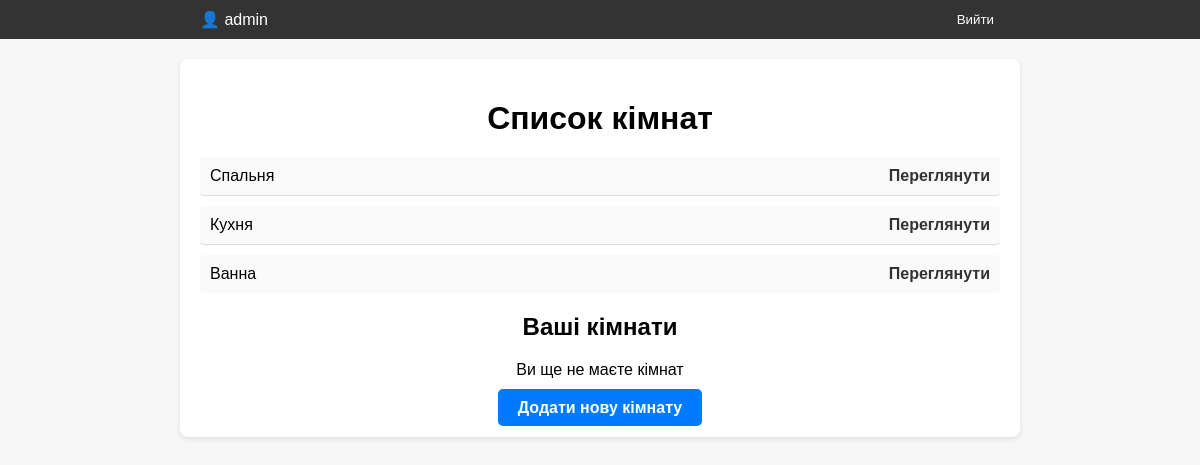
Before: / (signed in) with the older database file.
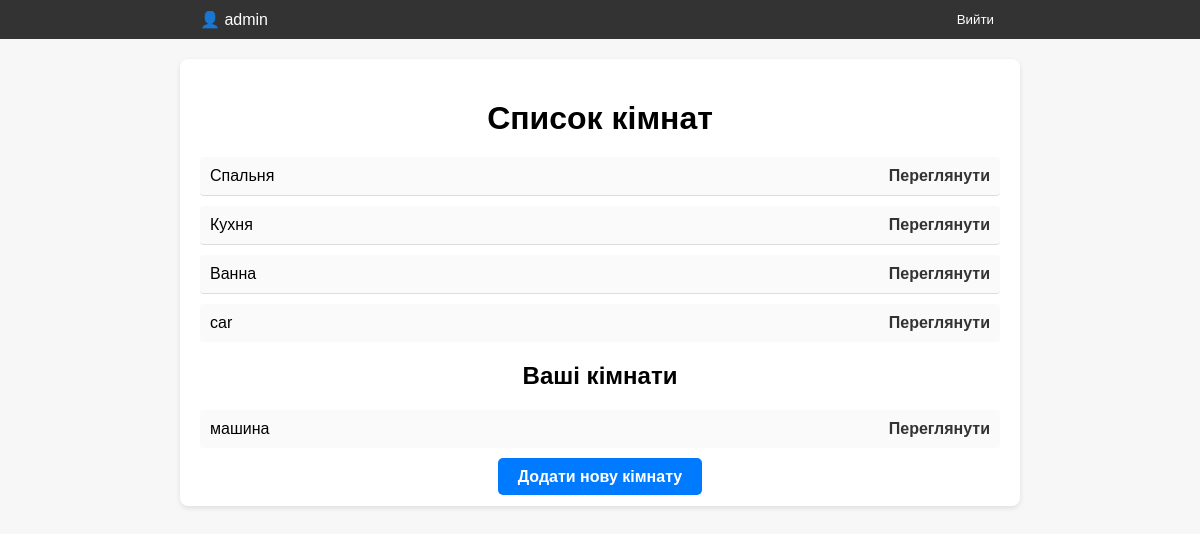
After: the same page with the newer database file.
### trainer/models.py (models this page shows, shortened)
class Room(models.Model):
    name = models.CharField(max_length=255)
    user = models.ForeignKey(User, on_delete=models.CASCADE, blank=True, null=True)

### trainer/views.py (the view)
# urls.py: path('', views.room, name='index'),
@login_required(login_url='/login/')
def room(request):
    rooms = Room.objects.filter(user__isnull=True)
    user_rooms = Room.objects.filter(user=request.user)
    return render(request, 'rooms.html', context={
        'rooms': rooms,
        'user_rooms': user_rooms
        })

### trainer/templates/rooms.html (shortened to what this page needs)
{% extends "base.html" %}
{% block content %}
<div class="container">
    <h1>Список кімнат</h1>
    <ul class="room-list" id="roomList">
        {% for room in rooms %}
        <li class="room-item">
            <span>{{ room.name }}</span>
            <a href="{% url 'room_words' room.id %}">Переглянути</a>
        </li>
        {% endfor %}
    </ul>
    <h2>Ваші кімнати</h2>
    {% if user_rooms %}
        <ul class="room-list" id="roomUserList">
            {% for room in user_rooms %}
            <li class="room-item">
                <span>{{ room.name }}</span>
                <a href="{% url 'user_room_words' room.id %}">Переглянути</a>
            </li>
            {% endfor %}
        </ul>
    {% else %}
        <p>Ви ще не маєте кімнат</p>
    {% endif %}
    <div class="add-room">
        <a href="javascript:void(0);" onclick="showAddRoomForm()">Додати нову кімнату</a>
    </div>
</div>
{% endblock %}

Changed rows visible on the page:
added Room: name "car", shown under "Список кімнат"
added Room: name "машина", shown under "Ваші кімнати"
Other visible differences:
text no longer shown: "Ви ще не маєте кімнат"
